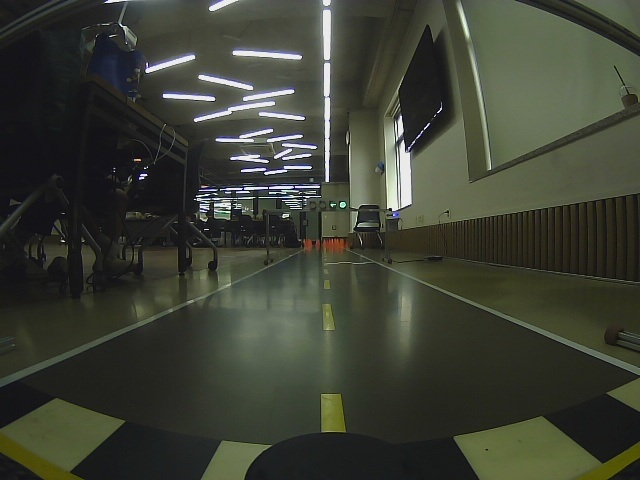
#> input picture legacy/evidence/lane-comparison/assets/frame1/original.jpg, 640 x 480 px
$ python -i signal_watcher.py   (imports and definitions only)
#> lines starting #> are read from the running program, lines starting #| are printed output that depends on the picture; after the words box and inside, x2 and y2 are one past the last pixel; in counts of white or black regions, pixels touching at a corner belong together
#> further down, picture is the input picture: shape (480, 640, 3); mean B, G, R 52.5, 64.2, 60.9
"""신호등 '위치' 판정 — 색을 전혀 쓰지 않는다.

왜 색을 버리는가 (0817 실측):
  대회장 카메라는 과노출이라 8~10m 출발선에서 점등 램프가 채도 12 의 흰 점이
  된다. 색으로 빨강/초록을 가르려던 시도는 청록 반사(G−B 19.9)에 속아
  **오출발**로 이어졌다. 색 정보는 이 거리에서 물리적으로 존재하지 않는다.

무엇을 대신 쓰는가 — 규정이 못박은 램프 배치:
      좌 → 우 : [ 빨강 ][ 노랑 ][ 좌회전← ][ 초록 ]
  램프 위치는 고정이고, 대기 중 차는 정지해 있다. 따라서

      **"켜져 있던 불빛이 꺼지고, 그 오른쪽에 새 불빛이 켜졌다"
        = 빨강이 꺼지고 초록(또는 좌회전)이 켜졌다 = 출발**

  색·절대밝기·거리 보정이 전혀 필요 없다. 필요한 건 '작고 둥근 밝은 점'을
  찾는 것뿐이고, 그건 과노출에서 오히려 가장 쉬운 일이다. 덤으로 이동량이
  램프 간격(px)을 알려 줘 기하가 자동 보정된다.

왜 '한 점'이 아니라 '꺼짐+켜짐 쌍'인가:
  실측 프레임에서 밝은 점 후보는 프레임당 13~37개다 (천장 조명, 창문, 노트북,
  사람 옷의 반사). 그중 하나를 기준점으로 고르는 방식은 잘못 고를 위험이 크다.
  반면 **"성숙한 트랙이 사라진 그 순간, 같은 줄 오른쪽 1.6~6.5 램프폭 지점에
  새 트랙이 태어난다"** 는 사건은 정지 반사광이 흉내 낼 수 없다. 신호등의
  물리적 동작 그 자체이기 때문이다.

한계와 방어:
  · 대기 중 빨간불을 한 번도 못 보면 사건이 성립하지 않는다 → 판정을 포기하고
    상위(FSM)의 기존 경로에 맡긴다. '모르면 출발'은 절대 없다.
  · 주행 중에는 풍경이 흘러 트랙이 유지되지 않는다 → 그때는 직좌(두 점 동시
    점등)만 '간격' 규칙으로 본다. 간격은 상대량이라 거리와 무관하다.
"""

from __future__ import annotations

from dataclasses import dataclass, field
from typing import List, Optional, Tuple

import cv2
import numpy as np

from . import lamp_pitch


# ──────────────────────────────────────────────────────────────────
@dataclass
class LampBlob:
    """점등 램프 후보 — 작고 둥글고 밝은 점."""

    cx: float
    cy: float
    w: float
    h: float
    brightness: float

    @property
    def size(self) -> float:
        return max(self.w, self.h)


@dataclass
class LampFinderConfig:
    # 과노출 점등 심의 밝기 하한. 실측: 점등 250 / 소등 하우징 145~204.
    core_v: int = 220
    # 램프 심 크기 [px] — 실측 8~10m 7px, 4~5m 5~8px, 통과 직전 20~30px
    min_px: int = 3
    max_px: int = 34
    max_aspect: float = 2.0
    min_fill: float = 0.55
    # 세로 대역 (프레임 높이 비율) — 겐트리 램프는 카메라 피치상 이 밖으로
    # 나가지 않는다. 천장 조명·창밖 하늘 구멍을 구조적으로 배제한다.
    # ⚠️ 카메라 재장착·겐트리 이동 시 재실측 (0817 실측 y_full 187~219).
    y_min_frac: float = 0.28
    y_max_frac: float = 0.62


def find_lamp_blobs(
    frame: np.ndarray, cfg: Optional[LampFinderConfig] = None
) -> List[LampBlob]:
    """프레임 → 점등 램프 후보들. 색을 쓰지 않는다 (밝기·모양·위치만)."""
    cfg = cfg or LampFinderConfig()
    if frame is None or getattr(frame, "size", 0) == 0:
        return []
    gray = cv2.cvtColor(frame, cv2.COLOR_BGR2GRAY) if frame.ndim == 3 else frame
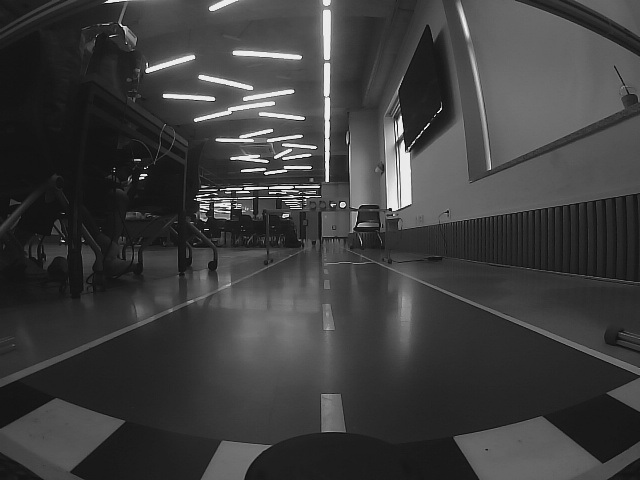
#> gray: shape (480, 640); min 7, max 246, mean 61.9
    h, w = gray.shape[:2]
#> h = 480; w = 640
    mask = (gray >= cfg.core_v).astype(np.uint8) * 255
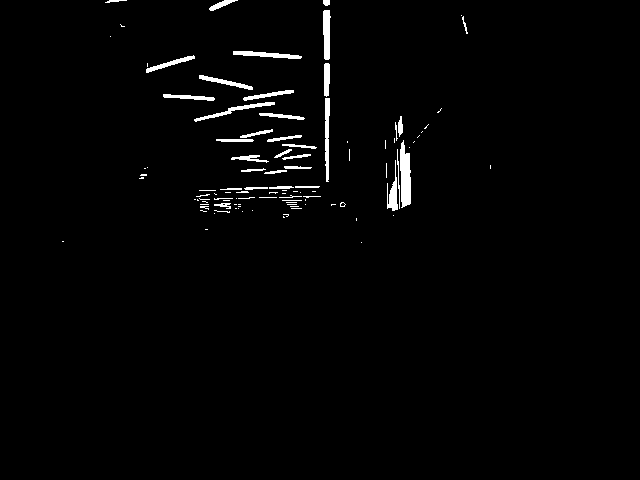
#> mask: shape (480, 640); 1.7% white; 104 white regions (65 under 20 px), largest, box (x1, y1, x2, y2) and area: (400, 140, 411, 208) 568, (325, 98, 330, 182) 330, (323, 10, 331, 60) 324
    mask = cv2.morphologyEx(mask, cv2.MORPH_OPEN, np.ones((2, 2), np.uint8))
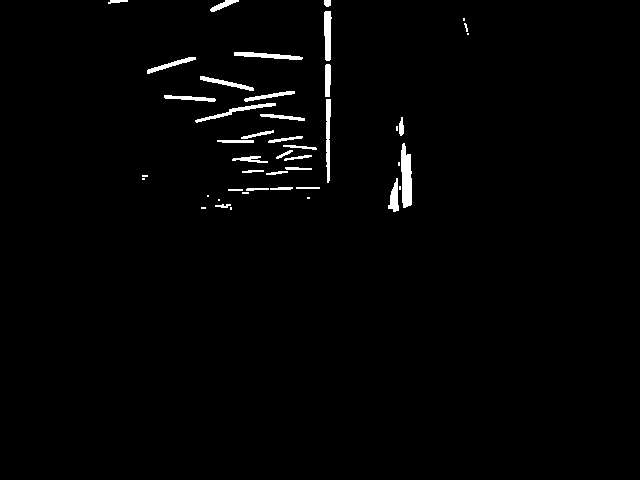
#> mask: shape (480, 640); 1.5% white; 45 white regions (14 under 20 px), largest, box (x1, y1, x2, y2) and area: (401, 143, 412, 208) 564, (326, 99, 331, 183) 329, (324, 11, 332, 61) 324
    n, labels, stats, cent = cv2.connectedComponentsWithStats(mask)
#> labels: shape (480, 640) int32; 46 distinct labels, from 0 to 45
#> n = 46; stats = 46 rows, first 6: [0, 0, 640, 480, 302557], [108, 0, 20, 4, 51], [210, 0, 29, 12, 137], [324, 0, 7, 7, 44], [324, 11, 8, 50, 324], [463, 18, 2, 3, 6]; cent = 46 pairs, first value 116.8 to 467.5, second value 1 to 241.4

    out: List[LampBlob] = []
    for i in range(1, n):
        x, y, bw, bh, area = (int(stats[i][k]) for k in range(5))
        if bw < cfg.min_px or bw > cfg.max_px or area < 4:
            continue
        if max(bw / max(1, bh), bh / max(1, bw)) > cfg.max_aspect:
            continue
        if area / float(bw * bh) < cfg.min_fill:
            continue
        cx, cy = float(cent[i][0]), float(cent[i][1])
        if not (cfg.y_min_frac * h <= cy <= cfg.y_max_frac * h):
            continue
        out.append(
            LampBlob(cx, cy, float(bw), float(bh), float(gray[labels == i].mean()))
        )
#> this loop made 45 passes
#> (x, y, bw, bh, area) on passes 1, 2, 4, 8, 9, 10, 11, 12, 13, 14, 15, 16: (108, 0, 20, 4, 51), (210, 0, 29, 12, 137), (324, 11, 8, 50, 324), (234, 52, 69, 8, 296), (147, 57, 49, 17, 215), (325, 64, 6, 33, 184), (200, 76, 54, 15, 230), (244, 91, 51, 11, 190), (164, 95, 52, 7, 191), (326, 99, 5, 84, 329), (195, 103, 81, 20, 295), (260, 114, 45, 7, 150)
#> (x, y, bw, bh, area, cx, cy) on pass 3: (324, 0, 7, 7, 44, 327.1, 2.68)
#> after the loop, out = 2 items
    return out


# ──────────────────────────────────────────────────────────────────
@dataclass
class _Track:
    cx: float
    cy: float
    w: float
    h: float
    born: float
    last_seen: float
    hits: int = 1
    x0: float = 0.0        # 태어난 위치 (이동량 검사용)
    y0: float = 0.0
    drift: float = 0.0     # 수명 동안 최대 이동량 [px]

    @property
    def size(self) -> float:
        return max(self.w, self.h)


@dataclass
class WatcherConfig:
    # 트랙 매칭 반경 (램프 크기 배수)
    match_mult: float = 1.8
    # 이만큼 유지돼야 '성숙한' 트랙 (반사 깜빡임 배제) [s]
    # ★ 0818 실차 오출발: 차 앞 0.44m 를 지나가는 사람의 밝은 옷이 0.7s 짜리
    #   트랙을 만들고 사라진 뒤 오른쪽에 새 트랙이 태어나 '점등 이동'으로
    #   판정됐다. 진짜 빨간불은 수 초~수십 초 켜져 있으므로 3.0s 를 요구한다.
    mature_s: float = 3.0
    # 성숙 트랙이 이만큼 안 보이면 '꺼졌다' [s]
    death_s: float = 0.15
    # 새 트랙이 이만큼 유지돼야 '켜졌다' [s] — 지나가는 사람은 0.5s 를 못 버틴다
    birth_s: float = 0.5
    # 트랙 수명 동안 허용되는 최대 이동 (램프 크기 배수). 램프는 정지해
    # 있고 사람은 움직인다 — 이동한 트랙은 anchor 도, 새 점등도 될 수 없다.
    max_drift_mult: float = 1.2
    # 꺼짐과 켜짐이 이 시간 안에 함께 일어나야 한 사건이다 [s]
    pair_window_s: float = 1.2
    # 오른쪽 이동량 허용 범위 (램프폭 배수). 규정 배치상 빨강→좌회전 2칸,
    # 빨강→초록 3칸이고 실측 간격/지름 ≈ 1.25 → 2.5d / 3.75d.
    switch_min_mult: float = 1.6
    switch_max_mult: float = 6.5
    # 같은 하우징이면 세로가 거의 같다 (램프 높이 배수)
    row_tol_mult: float = lamp_pitch.PAIR_ROW_TOL_MULT
    # 같은 신호등의 램프끼리는 크기가 비슷하다
    size_ratio_max: float = lamp_pitch.PAIR_SIZE_RATIO_MAX
    # ── 직좌 동시신호 (두 점) ── 창은 perception/lamp_pitch.py 단일 출처.
    # ★ 0819: 상한 2.2 → 1.75. 2.2 는 하한 0.9 의 2.44배라 인접(1피치)뿐
    #   아니라 **2피치 떨어진 쌍**까지 통과시켰다. 직좌는 3·4번 = 인접
    #   한 칸이므로 2피치 쌍은 물리적으로 불가능한 오검 표면이었다.
    pair_gap_min_mult: float = lamp_pitch.PAIR_GAP_MIN_MULT
    pair_gap_max_mult: float = lamp_pitch.PAIR_GAP_MAX_MULT
    # 직좌 쌍의 양옆 여백 — 4번(초록)은 유닛 오른쪽 끝이고 3번 왼쪽의
    # 2번(노랑)은 직좌에서 꺼져 있다. 같은 줄 점등체 열은 신호등이 아니다.
    pair_neighbour_clear_mult: float = lamp_pitch.PAIR_NEIGHBOUR_CLEAR_MULT
    # 두 점 왼쪽에 '꺼진 램프' 자리가 있어야 한다 (하우징 구조 확인).
    # 이게 0817 책상 반사 오검을 죽인 게이트다.
    require_dark_left: bool = True
    dark_left_v_max: int = 150
    dark_left_frac_min: float = 0.15


@dataclass
class WatchResult:
    go: bool = False              # 출발해도 되는가 (오른쪽 램프로 점등 이동)
    green_left: bool = False      # 직좌 동시신호 (두 점 동시 점등)
    spacing_px: float = 0.0       # 측정된 램프 간격 (기하 자동보정 결과)
    steps_right: int = 0          # 몇 칸 오른쪽으로 옮겨갔나 (2=좌회전, 3=초록)
    tracked: int = 0
    reason: str = ""


@dataclass
class SignalWatcher:
    """램프 위치 변화를 지켜본다 (모듈 주석의 설계)."""

    config: WatcherConfig = field(default_factory=WatcherConfig)

    _tracks: List[_Track] = field(default_factory=list)
    _deaths: List[Tuple[float, _Track]] = field(default_factory=list)
    _fired: bool = False

    # [156 lines left out: functions reset, _dark_left_ok, _pair_window, _find_pair, update, not called in this run]


__all__ = [
    "LampBlob",
    "LampFinderConfig",
    "find_lamp_blobs",
    "WatcherConfig",
    "WatchResult",
    "SignalWatcher",
]

>>> import cv2
>>> picture = cv2.imread('../../../../legacy/evidence/lane-comparison/assets/frame1/original.jpg')
>>> result = find_lamp_blobs(picture)
#> result = 2 items
